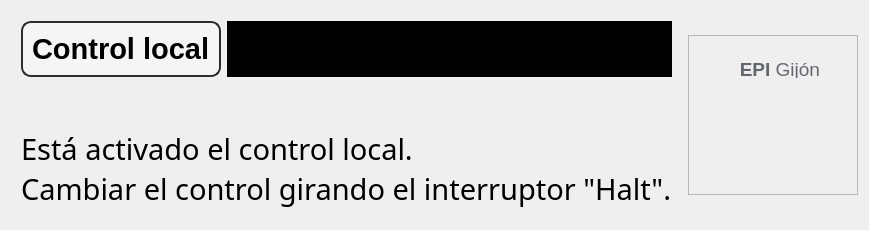
                      <widget class="QWidget" name="page_localControl">
                       <layout class="QHBoxLayout" name="horizontalLayout_11">
                        <item>
                         <widget class="QFrame" name="frame_28">
                          <property name="styleSheet">
                           <string notr="true">QFrame {
	background: transparent;
}</string>
                          </property>
                          <property name="frameShape">
                           <enum>QFrame::StyledPanel</enum>
                          </property>
                          <property name="frameShadow">
                           <enum>QFrame::Raised</enum>
                          </property>
                          <layout class="QFormLayout" name="formLayout_7">
                           <property name="labelAlignment">
                            <set>Qt::AlignLeading|Qt::AlignLeft|Qt::AlignVCenter</set>
                           </property>
                           <property name="formAlignment">
                            <set>Qt::AlignLeading|Qt::AlignLeft|Qt::AlignTop</set>
                           </property>
                           <item row="0" column="0">
                            <widget class="QFrame" name="frame_29">
                             <property name="styleSheet">
                              <string notr="true">QFrame#frame_29 {
	background-color: rgb(245,245,245);
	color: rgb(0,0,0);
	border-width: 2;
	border-radius: 3; 
	border-style: solid; 
	border-color: rgb(45,45,45);
	border-radius: 10px;
}</string>
                             </property>
                             <property name="frameShape">
                              <enum>QFrame::StyledPanel</enum>
                             </property>
                             <property name="frameShadow">
                              <enum>QFrame::Raised</enum>
                             </property>
                             <layout class="QVBoxLayout" name="verticalLayout_11">
                              <item>
                               <widget class="QLabel" name="label_24">
                                <property name="font">
                                 <font>
                                  <pointsize>22</pointsize>
                                 </font>
                                </property>
                                <property name="styleSheet">
                                 <string notr="true">color:rgb(0,0,0);</string>
                                </property>
                                <property name="text">
                                 <string>&lt;html&gt;&lt;head/&gt;&lt;body&gt;&lt;p&gt;&lt;span style=&quot; font-weight:600;&quot;&gt;Control local&lt;/span&gt;&lt;/p&gt;&lt;/body&gt;&lt;/html&gt;</string>
                                </property>
                               </widget>
                              </item>
                             </layout>
                            </widget>
                           </item>
                           <item row="1" column="0">
                            <spacer name="verticalSpacer">
                             <property name="orientation">
                              <enum>Qt::Vertical</enum>
                             </property>
                             <property name="sizeHint" stdset="0">
                              <size>
                               <width>20</width>
                               <height>40</height>
                              </size>
                             </property>
                            </spacer>
                           </item>
                           <item row="0" column="1">
                            <widget class="QLabel" name="label_25">
                             <property name="minimumSize">
                              <size>
                               <width>50</width>
                               <height>50</height>
                              </size>
                             </property>
                             <property name="styleSheet">
                              <string notr="true">QLabel{background-image: url(:/24x24/icons/24x24/cil-wifi-signal-off.png);
background-position: center;
background-repeat: no-reperat;
border: none;
background-color: rgb(0,0,0);}</string>
                             </property>
                             <property name="text">
                              <string/>
                             </property>
                            </widget>
                           </item>
                           <item row="3" column="0" colspan="2">
                            <widget class="QLabel" name="label_20">
                             <property name="font">
                              <font>
                               <family>.Al Bayan PUA</family>
                               <pointsize>22</pointsize>
                              </font>
                             </property>
                             <property name="styleSheet">
                              <string notr="true">color:rgb(0);</string>
                             </property>
                             <property name="text">
                              <string>Está activado el control local.
Cambiar el control girando el interruptor &quot;Halt&quot;.</string>
                             </property>
                            </widget>
                           </item>
                          </layout>
                         </widget>
                        </item>
                        <item>
                         <widget class="QFrame" name="frame_24">
                          <property name="minimumSize">
                           <size>
                            <width>170</width>
                            <height>160</height>
                           </size>
                          </property>
                          <property name="maximumSize">
                           <size>
                            <width>170</width>
                            <height>160</height>
                           </size>
                          </property>
                          <property name="frameShape">
                           <enum>QFrame::StyledPanel</enum>
                          </property>
                          <property name="frameShadow">
                           <enum>QFrame::Raised</enum>
                          </property>
                          <layout class="QGridLayout" name="gridLayout_14">
                           <item row="0" column="0">
                            <widget class="QLabel" name="EPIGijonLabel_2">
                             <property name="maximumSize">
                              <size>
                               <width>16777215</width>
                               <height>20</height>
                              </size>
                             </property>
                             <property name="font">
                              <font>
                               <family>Segoe UI</family>
                               <pointsize>14</pointsize>
                              </font>
                             </property>
                             <property name="styleSheet">
                              <string notr="true">color: rgb(98, 103, 111);</string>
                             </property>
                             <property name="text">
                              <string>&lt;html&gt;&lt;head/&gt;&lt;body&gt;&lt;p&gt;&lt;span style=&quot; font-weight:600;&quot;&gt;EPI &lt;/span&gt;Gijón&lt;/p&gt;&lt;/body&gt;&lt;/html&gt;</string>
                             </property>
                             <property name="alignment">
                              <set>Qt::AlignRight|Qt::AlignTrailing|Qt::AlignVCenter</set>
                             </property>
                            </widget>
                           </item>
                           <item row="1" column="0">
                            <widget class="QLabel" name="unioviLabel_2">
                             <property name="minimumSize">
                              <size>
                               <width>94</width>
                               <height>73</height>
                              </size>
                             </property>
                             <property name="maximumSize">
                              <size>
                               <width>94</width>
                               <height>73</height>
                              </size>
                             </property>
                             <property name="styleSheet">
                              <string notr="true">background-image: url(:/logos/icons/logos/uniovi.png);
background-position: center;
background-repeat: no-reperat;</string>
                             </property>
                             <property name="text">
                              <string/>
                             </property>
                             <property name="alignment">
                              <set>Qt::AlignRight|Qt::AlignTop|Qt::AlignTrailing</set>
                             </property>
                            </widget>
                           </item>
                          </layout>
                         </widget>
                        </item>
                       </layout>
                      </widget>
